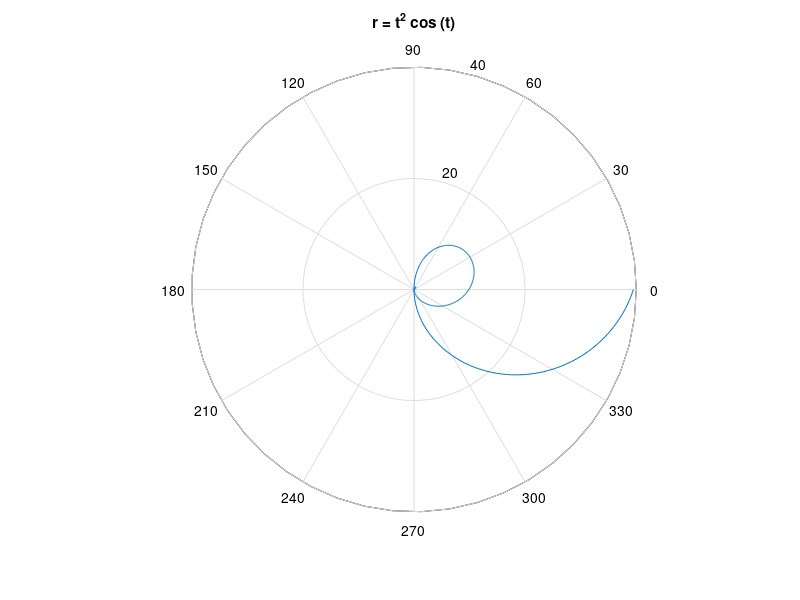

Write the MATLAB code that produced this figure. (Note: this script raises an error after producing the figure.)
%% easy polar plot (ezpolar)
figure;
ezpolar('1+cos(t)');

%%
ezpolar('t^2*cos(t)');

%%
fh = @(t) t.^2 .* cos(t);
ezpolar(fh);

%%
ezpolar(@(t) myfun(t, 2, 3));

function s = myfun(t, k1, k2)
s = sin(k1*t) .* cos(k2*t);
end